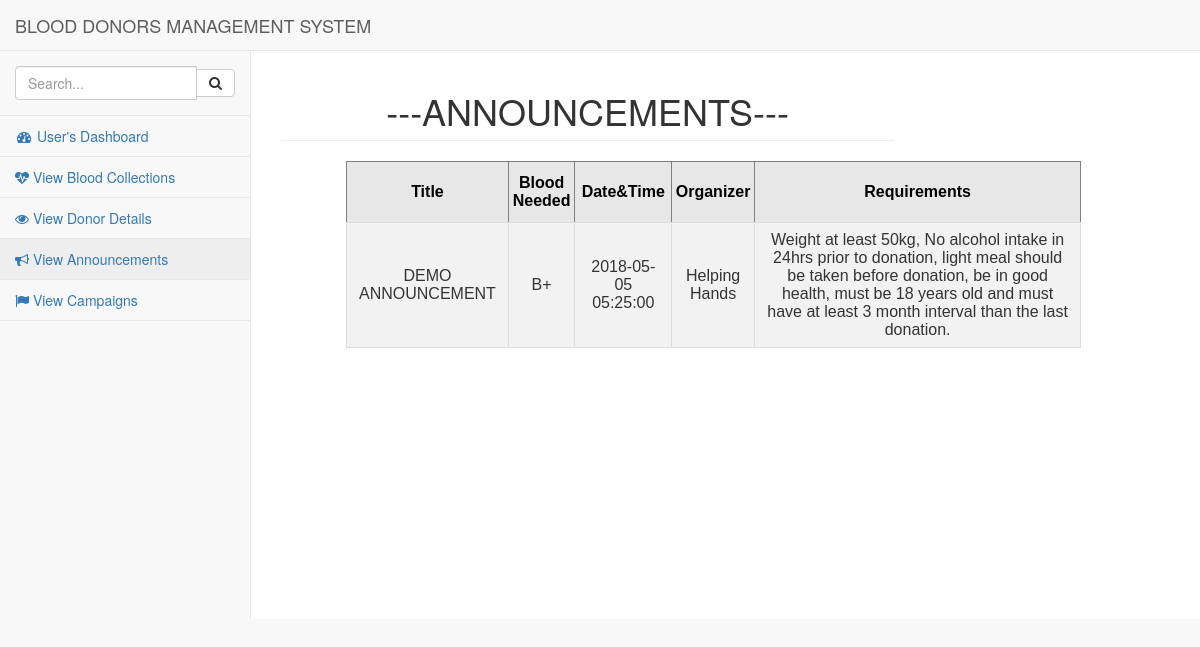
Screenshot of /userlog/userviewannouncement.php with the database file from the repository.
### tables this page shows
CREATE TABLE IF NOT EXISTS `announce` (
`id` int(11) NOT NULL,
  `announcement` varchar(50) NOT NULL,
  `bloodneed` varchar(3) NOT NULL,
  `dat` datetime NOT NULL,
  `organizer` varchar(50) NOT NULL,
  `requirements` text NOT NULL
);

### userlog/userviewannouncement.php (the view, shortened to what this page needs)
<html>
<head>
<link href="../vendor/bootstrap/css/bootstrap.min.css" rel="stylesheet">
<link href="../vendor/metisMenu/metisMenu.min.css" rel="stylesheet">
<link href="../dist/css/sb-admin-2.css" rel="stylesheet">
<link href="../vendor/font-awesome/css/font-awesome.min.css" rel="stylesheet" type="text/css">
</head>
<body>
<div id="wrapper">
<nav class="navbar navbar-default navbar-static-top" role="navigation" style="margin-bottom: 0">
    <div class="navbar-header">
        <a class="navbar-brand" href="userdashboard.php">BLOOD DONORS MANAGEMENT SYSTEM</a>
    </div>
    <div class="navbar-default sidebar" role="navigation">
        <div class="sidebar-nav navbar-collapse">
            <ul class="nav" id="side-menu">
                <li class="sidebar-search">
                    <div class="input-group custom-search-form">
                        <input type="text" class="form-control" placeholder="Search...">
                        <span class="input-group-btn">
                        <button class="btn btn-default" type="button">
                            <i class="fa fa-search"></i>
                        </button>
                    </span>
                    </div>
                </li>
                <li>
                            <a href="userdashboard.php"><i class="fa fa-dashboard fa-fw"></i> User's Dashboard</a>
                        </li>
                        <li>
                            <a href="userviewblood.php"><i class="fa fa-heartbeat"></i>  View Blood Collections </a>
                        </li>
                        <li>
                            <a href="userviewdonor.php"><i class="fa fa-edit fa-eye"></i> View Donor Details</a>
                        </li>
                        <li>
                            <a href="userviewannouncement.php"><i class="fa fa-bullhorn"></i> View Announcements </a>
                        </li>
                        <li>
                            <a href="userviewcampaigns.php"><i class="fa fa-flag"></i> View Campaigns </a>
                        </li>
            </ul>
        </div>
        </div>
        </nav>
<div id="page-wrapper">
<div class="row">
<div class="col-lg-12">
                    <h1 class="page-header"><center>---ANNOUNCEMENTS---</center></h1>
                </div>
<?php
$qry="select * from announce";
$result=mysqli_query($conn,$qry);
echo"<table border='1' id='donor'>
<tr>
    <th>Title</th>
    <th>Blood Needed</th>
    <th>Date&Time</th>
    <th>Organizer</th>
    <th>Requirements</th>
</tr>";
while($row=mysqli_fetch_array($result)){
  echo"<tr>
  <td>".$row['announcement']."</td>
  <td>".$row['bloodneed']."</td>
  <td>".$row['dat']."</td>
  <td>".$row['organizer']."</td>
  <td>".$row['requirements']."</td>
</tr>";
}
?>
</div>
</div>
</div>
</body>
</html>

### userlog/userviewannouncement.php (style rules this page uses)
#donor { font-family: "Trebuchet MS", Arial, Helvetica, sans-serif; border-collapse: collapse; width: 80%; margin-top:100px; margin-left:80px; }
#donor td, #customers th { border: 1px solid #ddd; padding: 8px; text-align:center; }
#donor tr:nth-child(even) { background-color: #f2f2f2; }
#donor th { padding-top: 12px; padding-bottom: 12px; text-align: center; background-color: #e7e7e7; color: black; }

### rows the page displays
announce: announcement "DEMO ANNOUNCEMENT", bloodneed "B+", dat "2018-05-05 05:25:00", organizer "Helping Hands", requirements "Weight at least 50kg, No alcohol intake in 24hrs prior to donation, light meal should be taken before donation, be in good health, must be 18 years old and must have at least 3 month interval than the last donation."
